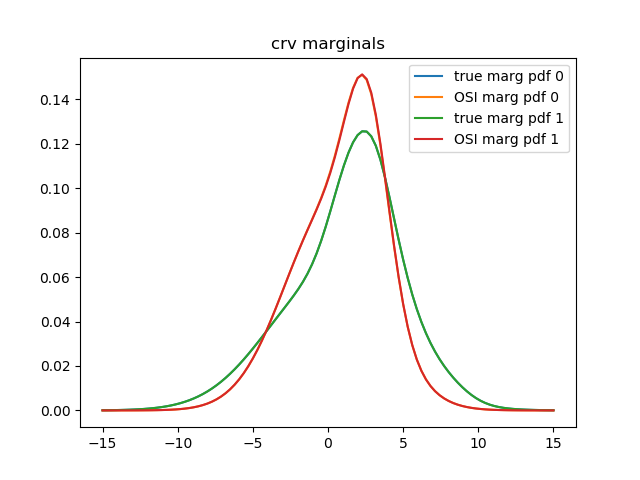

The script that drew this image:
import utils

utils.set_path(('..', '../gibbs'))
from RelationalGraph import *
from MLNPotential import *
from Potential import QuadraticPotential, TablePotential, HybridQuadraticPotential
from EPBPLogVersion import EPBP
from OneShot import OneShot, LiftedOneShot
from CompressedGraphSorted import CompressedGraphSorted
import numpy as np
import time
from copy import copy

seed = 0
utils.set_seed(seed)

from hybrid_gaussian_mrf import HybridGaussianSampler
from hybrid_gaussian_mrf import convert_to_bn, block_gibbs_sample, get_crv_marg, get_drv_marg, \
    get_rv_marg_map_from_bn_params

num_x = 2
num_y = 2

X = []
for x in range(num_x):
    X.append(f'x{x}')
Y = []
for y in range(num_y):
    Y.append(f'y{y}')
S = ['T1', 'T2', 'T3']

domain_bool = Domain((0, 1))
domain_real = Domain((-15, 15), continuous=True, integral_points=linspace(-15, 15, 20))

lv_x = LV(X)
lv_y = LV(X)
lv_s = LV(S)
lv_s2 = LV(S)

atom_A = Atom(domain_real, logical_variables=(lv_x,), name='A')
atom_B = Atom(domain_real, logical_variables=(lv_s,), name='B')
atom_C = Atom(domain_bool, logical_variables=(lv_x, lv_s), name='C')
atom_C2 = Atom(domain_bool, logical_variables=(lv_y, lv_s2), name='C')
atom_D = Atom(domain_bool, logical_variables=(lv_x, lv_y), name='D')

f1 = ParamF(  # disc
    MLNPotential(lambda x: imp_op(x[0] * x[1], x[2]), w=0.1),
    nb=(atom_D, atom_C, atom_C2),
    constrain=lambda sub: (sub[lv_s] == 'T1' and sub[lv_s2] == 'T1') or (sub[lv_s] == 'T1' and sub[lv_s2] == 'T2')
)

w_h = 0.2  # the stronger the more multi-modal things tend to be
f2 = ParamF(  # hybrid
    MLNPotential(lambda x: x[0] * eq_op(x[1], x[2]), w=w_h),
    nb=(atom_C, atom_A, atom_B)
)
equiv_hybrid_pot = HybridQuadraticPotential(
    A=w_h * np.array([np.array([[0., 0], [0, 0]]), np.array([[-1., 1.], [1., -1.]])]),
    b=w_h * np.array([[0., 0.], [0., 0.]]),
    c=w_h * np.array([0., 0.])
)  # equals 0 if x[0]==0, equals -(x[1]-x[1])^2 if x[0]==1

prior_strength = 0.01
f3 = ParamF(  # cont
    QuadraticPotential(A=-prior_strength * (np.eye(2)), b=np.array([0., 0.]), c=0.),
    nb=[atom_A, atom_B]
)  # needed to ensure normalizability; model will be indefinite when all discrete nodes are 0

rel_g = RelationalGraph()
rel_g.atoms = (atom_A, atom_B, atom_C, atom_D)
rel_g.param_factors = (f1, f2, f3)
rel_g.init_nb()

num_tests = 1  # num rounds with different queries
num_runs = 1

avg_diff = dict()
err_var = dict()
time_cost = dict()

data = dict()

for test_num in range(num_tests):
    test_seed = seed + test_num
    data.clear()
    #
    # X_ = np.random.choice(num_x, int(num_x * 0.2), replace=False)
    # for x_ in X_:
    #     data[('B', f'x{x_}')] = np.clip(np.random.normal(0, 5), -10, 10)
    #
    # X_ = np.random.choice(num_x, int(num_x * 1), replace=False)
    # for x_ in X_:
    #     # S_ = np.random.choice(num_s, 2, replace=False)
    #     S_ = np.random.choice(num_s, int(num_s * 1), replace=False)
    #     for s_ in S_:
    #         data[('D', f'x{x_}', f's{s_}')] = np.random.choice([0, 1])
    #
    # for y_ in Y:
    #     # S_ = np.random.choice(num_s, 5, replace=False)
    #     S_ = np.random.choice(num_s, int(num_s * 1), replace=False)
    #     for s_ in S_:
    #         data[('E', y_, f's{s_}')] = np.random.choice([0, 1])
    #

    B_vals = np.random.normal(loc=0, scale=5, size=len(S))  # special treatment for the story
    for i, s in enumerate(S):
        data[('B', s)] = B_vals[i]

    # data[('A', 'x0')] = 1.3  # and whatever other evidence
    print(data)

    rel_g.data = data
    g, rvs_table = rel_g.grounded_graph()
    print(rvs_table)

    # labels of query nodes
    key_list = list()
    for x_ in X:
        if ('A', x_) not in data:
            key_list.append(('A', x_))

    ans = dict()

    print('number of rvs', len(g.rvs))
    print('num drvs', len([rv for rv in g.rvs if rv.domain_type[0] == 'd']))
    print('num crvs', len([rv for rv in g.rvs if rv.domain_type[0] == 'c']))
    print('number of factors', len(g.factors))
    print('number of evidence', len(data))

    obs_rvs = [v for v in g.rvs if v.value is not None]
    evidence = {rv: rv.value for rv in obs_rvs}
    cond_g = utils.get_conditional_mrf(g.factors_list, g.rvs,
                                       evidence)  # this will also condition log_potential_funs

    baseline = 'exact'
    # baseline = 'gibbs'

    # preprocessing
    # convert factors to the form accepted by HybridGaussianSampler
    # Currently there's no lifting for sampling, so we don't need to ensure the same potentials share reference
    g2 = copy(cond_g)  # shallow copy
    g2.factors = []
    for factor in cond_g.factors:
        factor = copy(factor)
        if factor.domain_type == 'd' and not isinstance(factor.potential, TablePotential):
            assert isinstance(factor.potential, MLNPotential), 'currently can only handle MLN'
            factor.potential = utils.convert_disc_MLNPotential_to_TablePotential(factor.potential, factor.nb)
        if factor.domain_type == 'h':
            assert isinstance(factor.potential, MLNPotential), 'currently can only handle MLN'
            nb = factor.nb
            num_dnb = len([v for v in nb if v.domain_type[0] == 'd'])
            num_cnb = len([v for v in nb if v.domain_type[0] == 'c'])
            assert num_dnb == 1 and nb[0].dstates == 2, 'must have 1st nb boolean for the hack to work'
            if num_cnb == 2:  # of the form MLNPotential(lambda x: x[0] * eq_op(x[1], x[2]), w=w_h)
                factor.potential = equiv_hybrid_pot
            elif num_cnb == 1:  # one cont observed in the uncond factor
                uncond_factor = factor.uncond_factor  # from conditioning
                obs = [v.value for v in uncond_factor.nb if v in obs_rvs]
                assert len(obs) == 1
                obs = obs[0]
                factor.potential = HybridQuadraticPotential(A=w_h * np.array([np.zeros([1, 1]), -np.eye(1)]),
                                                            b=w_h * np.array([[0.], [2 * obs]]),
                                                            c=w_h * np.array([0., -obs ** 2]))
            else:
                raise NotImplementedError
        if factor.domain_type == 'c':
            if isinstance(factor.potential, MLNPotential):
                print("shouldn't happen in this example...")
                assert len(factor.nb) == 2
                factor.potential = equiv_hybrid_pot

        assert isinstance(factor.potential, (TablePotential, QuadraticPotential, HybridQuadraticPotential))
        g2.factors.append(factor)

    utils.set_log_potential_funs(g2.factors, skip_existing=False)  # create lpot_funs to be used by baseline
    g2.init_rv_indices()
    Vd, Vc, Vd_idx, Vc_idx = g2.Vd, g2.Vc, g2.Vd_idx, g2.Vc_idx

    # currently using the same ans
    if baseline == 'exact':
        bn_res = convert_to_bn(g2.factors, Vd, Vc, return_Z=True)
        bn = bn_res[:-1]
        Z = bn_res[-1]
        print('true -logZ', -np.log(Z))
        # print('BN params', bn)

        num_dstates = np.prod(g2.dstates)
        if num_dstates > 1000:
            print('num modes too large, exact mode finding might take a while, consider parallelizing...')
        for i, key in enumerate(key_list):
            rv = rvs_table[key]
            ans[key] = get_rv_marg_map_from_bn_params(*bn, Vd_idx, Vc_idx, rv)

    if baseline == 'gibbs':
        num_burnin = 200
        num_samples = 500
        num_gm_components_for_crv = 3
        disc_block_its = 40
        hgsampler = HybridGaussianSampler(g2)
        hgsampler.block_gibbs_sample(num_burnin=num_burnin, num_samples=num_samples, disc_block_its=disc_block_its)
        # np.save('cont_samples', hgsampler.cont_samples)
        # np.save('disc_samples', hgsampler.disc_samples)
        for i, key in enumerate(key_list):
            rv = rvs_table[key]
            ans[key] = hgsampler.map(rv, num_gm_components_for_crv=num_gm_components_for_crv)

    print('baseline', [ans[key] for i, key in enumerate(key_list)])

    name = 'EPBP'
    res = np.zeros((len(key_list), num_runs))
    for j in range(num_runs):
        # np.random.seed(test_seed + j)
        bp = EPBP(g, n=20, proposal_approximation='simple')
        start_time = time.process_time()
        bp.run(10, log_enable=False)
        time_cost[name] = (time.process_time() - start_time) / num_runs / num_tests + time_cost.get(name, 0)
        print(name, f'time {time.process_time() - start_time}')
        for i, key in enumerate(key_list):
            res[i, j] = bp.map(rvs_table[key])
        print(res[:, j])
    # for i, key in enumerate(key_list):
    #     ans[key] = np.average(res[i, :])
    for i, key in enumerate(key_list):
        res[i, :] -= ans[key]
    avg_diff[name] = np.average(np.average(abs(res), axis=1)) / num_tests + avg_diff.get(name, 0)
    err_var[name] = np.average(np.average(res ** 2, axis=1)) / num_tests + err_var.get(name, 0)
    print(name, 'diff', np.average(np.average(abs(res), axis=1)))
    print(name, 'var', np.average(np.average(res ** 2, axis=1)) - np.average(np.average(abs(res), axis=1)) ** 2)

    name = 'OSI'
    cond = True
    K = 2
    T = 16
    lr = 0.5
    its = 1000
    fix_mix_its = int(its * 0.5)
    logging_itv = 50
    res = np.zeros((len(key_list), num_runs))
    utils.set_log_potential_funs(g.factors_list)
    if cond:
        osi = OneShot(g=cond_g, K=K, T=T, seed=seed)
    else:
        osi = OneShot(g=g, K=K, T=T, seed=seed)
    for j in range(num_runs):
        # utils.set_seed(test_seed + j)
        start_time = time.process_time()
        osi.run(lr=lr, its=its, fix_mix_its=fix_mix_its, logging_itv=logging_itv)
        time_cost[name] = (time.process_time() - start_time) / num_runs / num_tests + time_cost.get(name, 0)
        print(name, f'time {time.process_time() - start_time}')
        for i, key in enumerate(key_list):
            rv = rvs_table[key]
            if cond:
                mmap = osi.map(obs_rvs=[], query_rv=rv)
            else:
                mmap = osi.map(obs_rvs=obs_rvs, query_rv=rv)
            res[i, j] = mmap
        print(res[:, j])
        # print(osi.params)
        print('Mu =\n', osi.params['Mu'], '\nVar =\n', osi.params['Var'])
    for i, key in enumerate(key_list):
        res[i, :] -= ans[key]
    avg_diff[name] = np.average(np.average(abs(res), axis=1)) / num_tests + avg_diff.get(name, 0)
    err_var[name] = np.average(np.average(res ** 2, axis=1)) / num_tests + err_var.get(name, 0)
    print(name, 'diff', np.average(np.average(abs(res), axis=1)))
    print(name, 'var', np.average(np.average(res ** 2, axis=1)) - np.average(np.average(abs(res), axis=1)) ** 2)

    # name = 'LOSI'
    # if cond:
    #     cg = CompressedGraphSorted(cond_g)
    # else:
    #     cg = CompressedGraphSorted(g)  # technically incorrect; currently we should run LOSI on the conditional MRF
    # cg.run()
    # print('number of rvs in cg', len(cg.rvs))
    # print('number of factors in cg', len(cg.factors))
    # losi = LiftedOneShot(g=cg, K=K, T=T,
    #                      seed=seed)  # can be moved outside of all loops if the ground MRF doesn't change
    # for j in range(num_runs):
    #     # utils.set_seed(test_seed + j)
    #     start_time = time.process_time()
    #     losi.run(lr=lr, its=its, fix_mix_its=fix_mix_its, logging_itv=logging_itv)
    #     time_cost[name] = (time.process_time() - start_time) / num_runs / num_tests + time_cost.get(name, 0)
    #     print(name, f'time {time.process_time() - start_time}')
    #     for i, key in enumerate(key_list):
    #         rv = rvs_table[key]
    #         if cond:
    #             mmap = losi.map(obs_rvs=[], query_rv=rv)
    #         else:
    #             mmap = losi.map(obs_rvs=obs_rvs, query_rv=rv)
    #         res[i, j] = mmap
    #     print(res[:, j])
    #     # print(osi.params)
    #     print('Mu =\n', losi.params['Mu'], '\nVar =\n', losi.params['Var'])
    # for i, key in enumerate(key_list):
    #     res[i, :] -= ans[key]
    # avg_diff[name] = np.average(np.average(abs(res), axis=1)) / num_tests + avg_diff.get(name, 0)
    # err_var[name] = np.average(np.average(res ** 2, axis=1)) / num_tests + err_var.get(name, 0)
    # print(name, 'diff', np.average(np.average(abs(res), axis=1)))
    # print(name, 'var', np.average(np.average(res ** 2, axis=1)) - np.average(np.average(abs(res), axis=1)) ** 2)

print('plotting example marginal from last run')

import matplotlib.pyplot as plt

plt.figure()
xs = np.linspace(domain_real.values[0], domain_real.values[1], 100)

for test_crv_idx in range(len(Vc)):
    if baseline == 'exact':
        test_crv_marg_params = get_crv_marg(*bn, test_crv_idx)
        plt.plot(xs, np.exp(utils.get_scalar_gm_log_prob(xs, w=test_crv_marg_params[0], mu=test_crv_marg_params[1],
                                                         var=test_crv_marg_params[2])),
                 label=f'true marg pdf {test_crv_idx}')

    if baseline == 'gibbs':
        plt.hist(hgsampler.cont_samples[:, test_crv_idx], normed=True, label='samples')

    osi_test_crv_marg_params = osi.params['w'], osi.params['Mu'][test_crv_idx], osi.params['Var'][test_crv_idx]
    plt.plot(xs, np.exp(utils.get_scalar_gm_log_prob(xs, w=osi_test_crv_marg_params[0], mu=osi_test_crv_marg_params[1],
                                                     var=osi_test_crv_marg_params[2])),
             label=f'OSI marg pdf {test_crv_idx}')
plt.legend(loc='best')
plt.title('crv marginals')
# plt.show()
save_name = __file__.split('.py')[0]
plt.savefig('%s.png' % save_name)

print('######################')
for name, v in time_cost.items():
    print(name, f'avg time {v}')
for name, v in avg_diff.items():
    print(name, f'diff {v}')
    print(name, f'std {np.sqrt(err_var[name] - v ** 2)}')
